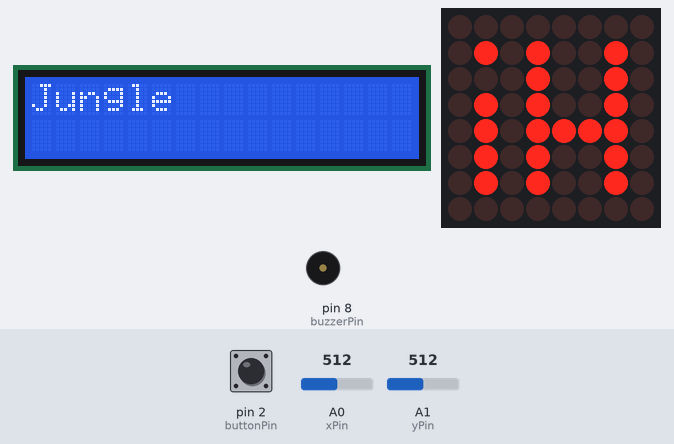
Bench run of a sketch on a simulated Arduino Uno, built with avr-gcc and run on an emulated ATmega328P. Parts: 16×2 character LCD, 8×8 LED matrix, buzzer (waves = sounding). The test bench sets the inputs (shaded band); at power-on: A1 (yPin) = 512, pin 2 (buttonPin) HIGH, A0 (xPin) = 512. Random numbers use the default seed unless the sketch sets one; what the sketch prints to the serial monitor is not drawn.

Above: at 3.3 s.
3.4 s: A1 (yPin) set to 910
At 3.45 s:
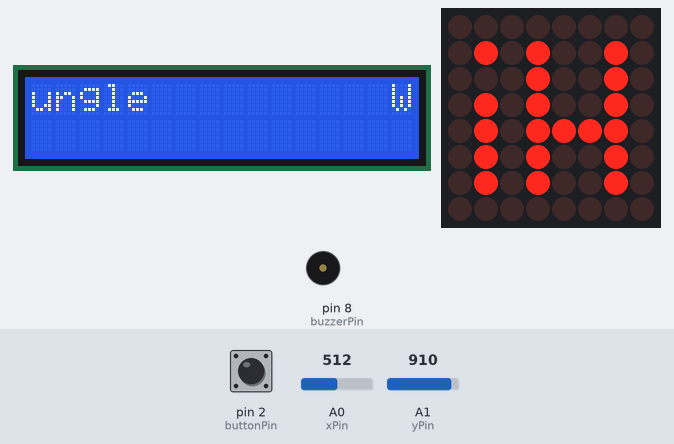
5.6 s: A1 (yPin) set to 886
7.7 s: A1 (yPin) set to 1023
At 11.85 s:
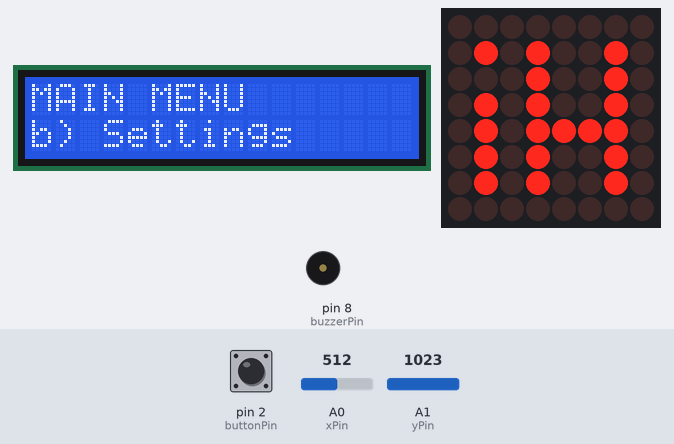
13.8 s: pin 2 (buttonPin) pulled LOW for 0.15 s
15.4 s: pin 2 (buttonPin) pulled LOW for 1 s
At 15.9 s:
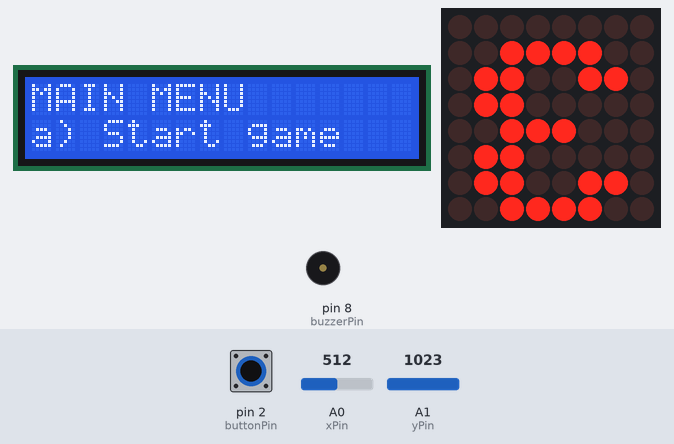
19.4 s: pin 2 (buttonPin) pulled LOW for 3.2 s
At 27.7 s:
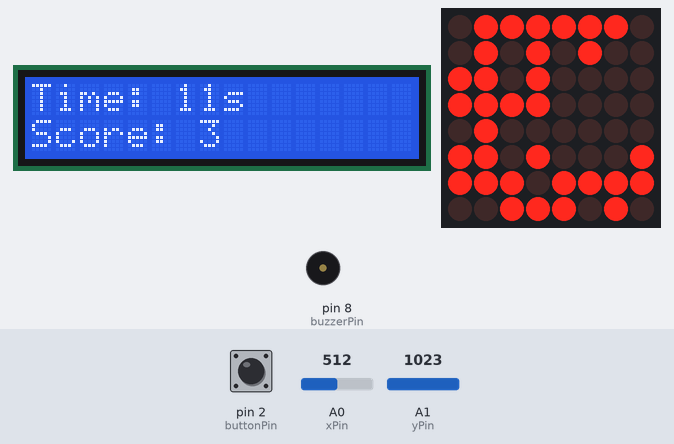
Timing chart, 0 to 27.9 s (numbered marks = the images above; inputs shaded):
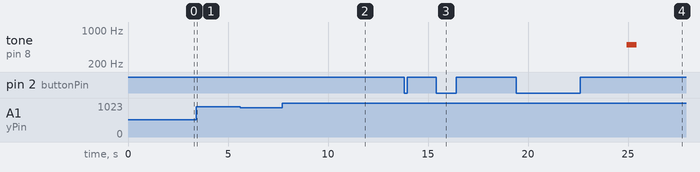

Measured:
- after the input at 19.4 s, tone on pin 8 (buzzerPin): silent → 500 Hz after 5.5 s, → silent 0.50 s later
- what the display in image 4 shows lasts 0.5 s, from 27.4 s to 27.9 s

The sketch:

homework_7.ino
```cpp
#include <LedControl.h>
#include <LiquidCrystal.h>

// Pin configurations for LCD
const byte rs = 9;
const byte en = 8;
const byte d4 = 7;
const byte d5 = 6;
const byte d6 = 5;
const byte d7 = 4;
LiquidCrystal lcd(rs, en, d4, d5, d6, d7);

// Pin configurations for components
const int buzzerPin = 8;
const int boomFrequency = 500;

// LED Matrix pin configuration
const int DIN_PIN = 12;
const int CLK_PIN = 11;
const int CS_PIN = 10;
LedControl lc = LedControl(DIN_PIN, CLK_PIN, CS_PIN, 1);

const int BOMB_LED_PIN = 8;
const int JOYSTICK_DEADZONE = 50;
const int MOVE_INTERVAL = 300;
const int BOMB_INTERVAL = 3000;
unsigned long lastMoveTime = 0;
unsigned long bombLastPlacedTime = 0;

const int MATRIX_SIZE = 8;

// Joystick and button pins
const int xPin = A0;
const int yPin = A1;
const int buttonPin = 2;

// Initial player position
int playerX = MATRIX_SIZE / 2;
int playerY = MATRIX_SIZE / 2;

// Matrix to represent walls
bool walls[MATRIX_SIZE][MATRIX_SIZE];
bool wallsGenerated = false; // Flag to check if walls have been generated
bool displayHiFlag = true;   // Flag to display a greeting message
unsigned long previousMillis = 0;
const long interval = 200;

// Bomb-related variables
bool bombPlaced = false;
bool detonateFlag = false;
int bombX, bombY;

bool flagBomb = false;

unsigned long bombPreviousMillis = 0;
const long bombInterval = 100;
int score = 0;

bool displayWelcome = true;

unsigned long timerGame;

bool displayFlagMenu = false;
int menuState = 0; // 0 - Main Menu, 1 - Settings Menu, 2 - About Menu
char selectedOption;

int currentMessageIndex = 0;

bool hiDisplayed = false;
bool buttonPressed = false;
bool gameStarted = false;
bool hiFlag = false;

unsigned long gameStartTime;

const char messages[][20] = {
  "BOMBERMAN"
};

bool displayAboutMenu = false;
const char* githubUsername = "tinutzaa";
const char* fullName = "Tina";

bool displaySettings = false;

int lcdBrightness = 128; // Initial LCD brightness value
int matrixBrightness = 8; // Initial matrix brightness value
int subMenuState = 0;

void setup() {
  Serial.begin(9600);

  // LED Matrix setup
  lc.shutdown(0, false);
  lc.setIntensity(0, 8);
  lc.clearDisplay(0);

  lcd.begin(16, 2);
  pinMode(3, OUTPUT); // Contrast pin for LCD
  analogWrite(3, 128);

  // Component pins setup
  pinMode(buzzerPin, OUTPUT);
  pinMode(buttonPin, INPUT);
  digitalWrite(buttonPin, HIGH);
  pinMode(BOMB_LED_PIN, OUTPUT);

  // Random seed based on analog input
  randomSeed(analogRead(A2));

  // Generate initial walls
  generateRandomWalls();

  // Record game start time
  gameStartTime = millis();
  analogWrite(3, 128);
}


void loop() {
  if (displayWelcome) {
    // Display welcome messages and initiate menu
    displayHi();
    readJoystickMenu();
    displayScrollingMessage();
    displayFlagMenu = true;
    displayWelcome = false;
    hiDisplayed = false;
  } else if (displayFlagMenu) {
    // Display menu and read joystick input
    displayMenu();
    readJoystickMenu();
  } else {
    // Check if the joystick button is pressed to start the game
    if (digitalRead(buttonPin) == LOW && !wallsGenerated && !buttonPressed) {
      // Initialize game logic and countdown
      displayCountdown(3);
      generateRandomWalls();
      wallsGenerated = true;
      displayHiFlag = false;
      score = 0;
      bombPlaced = false;
      detonateFlag = false;
      gameStartTime = millis();
      buttonPressed = true;
    }

    if (!gameStarted) {
      // Display countdown and update game start flag
      for (int count = 3; count >= 0; count--) {
        displayCountdown(count);
        delay(1000);
      }
      gameStarted = true;
    }

    // Update and display game details
    displayGameDetails();

    // Check for joystick movement to move the player
    int xValue = analogRead(xPin);
    int yValue = analogRead(yPin);

    if (abs(xValue - 512) > JOYSTICK_DEADZONE || abs(yValue - 512) > JOYSTICK_DEADZONE) {
      // Move the player if enough time has passed or a bomb is placed
      if (millis() - lastMoveTime >= MOVE_INTERVAL || bombPlaced) {
        updatePlayerPosition(xValue, yValue);
        lastMoveTime = millis();
      }
    }

    // Check if the joystick button is pressed to place a bomb
    if (digitalRead(buttonPin) == LOW && wallsGenerated) {
      if (!bombPlaced && flagBomb) {
        placeBomb();
      }
    } else {
      // Check if it's time to detonate the bomb
      if (bombPlaced && detonateFlag && millis() - bombLastPlacedTime > BOMB_INTERVAL && wallsGenerated) {
        detonateBomb();
        updateScore();
        handleButtonPress();
      }
    }

    // Display walls, player, and bomb state
    displayWalls();
    displayBlinkingPlayer();
    displayBlinkingBomb();

    // Check for reset condition (no more walls)
    if (noWallsLeft()) {
      wallsGenerated = false;
      bombPlaced = false;
      detonateFlag = false;
    }
  }
}

void adjustLcdBrightness(int value) {
  lcdBrightness = constrain(value, 0, 255);
  analogWrite(3, lcdBrightness);
}

void adjustMatrixBrightness(int value) {
  matrixBrightness = constrain(value, 0, 15);
  lc.setIntensity(0, matrixBrightness);
}

void displayMessage() {
  // Clear the LCD screen and set the cursor to the top-left position
  lcd.clear();
  lcd.setCursor(0, 0);

  // Print the current message to the LCD
  lcd.print(messages[currentMessageIndex]);

  // Enable autoscroll to display long messages on a single line
  lcd.autoscroll();

  // Stop autoscroll after a delay to allow reading the message
  delay(1000);
  lcd.noAutoscroll();

  // Stop displaying messages after the last message
  if (currentMessageIndex < sizeof(messages) / sizeof(messages[0]) - 1) {
    // Move to the next message index if there are more messages
    currentMessageIndex++;
  } else {
    // Set flags to control the flow (welcome done, flag menu displayed)
    displayWelcome = false;
    displayFlagMenu = true;
    displayHiFlag = false;
  }
}

void displayScrollingMessage() {

  const char *message = "Welcome to the Jungle          ";
  int lcdWidth = 16;  // Number of characters displayed per line on the LCD
  int messageLength = strlen(message);

  // Iterate through the message and scroll it on the LCD
  for (int i = 0; i < messageLength + lcdWidth; ++i) {
    lcd.clear();
    lcd.setCursor(0, 0);

    // Display a portion of the message based on the current iteration
    for (int j = 0; j < lcdWidth; ++j) {
      int index = (i + j) % messageLength;
      lcd.write(message[index]);
    }

    delay(200);  // Wait for 200 milliseconds between each movement
  }

  delay(1000);  // Wait for 1 second after scrolling
  displayMessage();  // Move to the next step: displaying messages
}


void displaySettingsMenu() {
  lcd.clear();
  lcd.setCursor(0, 0);
  lcd.print("SETTINGS");
  switch (subMenuState) {
    case 0:
      lcd.setCursor(0, 1);
      lcd.print("a) LCD Brightness");
      break;
    case 1:
      lcd.setCursor(0, 1);
      lcd.print("b) Matrix Brightness");
      break;
  }
}


void displayMenu() {
  //lcd.clear();
  switch (menuState) {
    case 0:
      lcd.setCursor(0, 0);
      lcd.print("MAIN MENU");
      lcd.setCursor(0, 1);
      lcd.print("a) Start game");
      break;
    case 1:
      lcd.clear();
      lcd.setCursor(0, 0);
      lcd.print("MAIN MENU");
      lcd.setCursor(0, 1);
      lcd.print("b) Settings");
      break;
    case 2:
      lcd.clear();
      lcd.setCursor(0, 0);
      lcd.print("MAIN MENU");
      lcd.setCursor(0, 1);
      lcd.print("c) About");
      if (displayAboutMenu) {
        // Submenu "About"
        lcd.clear();
        lcd.setCursor(0, 0);
        lcd.print("GitHub: ");
        lcd.print(githubUsername);
        lcd.setCursor(0, 1);
        lcd.print("Name: ");
        lcd.print(fullName);
      }
      break;
  }
}

/*void adjustLcdBrightness(int value) {
  lcdBrightness = constrain(value, 0, 255);
  analogWrite(3, lcdBrightness);
}

void adjustMatrixBrightness(int value) {
  matrixBrightness = constrain(value, 0, 15);
  lc.setIntensity(0, matrixBrightness);
}
*/
void readJoystickMenu() {
  int joystickX = analogRead(xPin);  // Read analog value from the joystick's X axis
  int joystickY = analogRead(yPin);  // Analog read for Y axis

  // Check joystick movement on the Y axis
  if (joystickY < 100) {
    // Move up in the menu
    if (displayAboutMenu) {
      displayAboutMenu = false;
    } else {
      menuState = (menuState - 1 + 3) % 3;
      displayMenu();
      delay(300);
    }
  } else if (joystickY > 900) {
    // Move down in the menu
    if (displayAboutMenu) {
      displayAboutMenu = false;
    } else {
      menuState = (menuState + 1) % 3;
      displayMenu();
      delay(300);
    }
  }

  // Check joystick button press
  if (digitalRead(buttonPin) == LOW) {
    // Handle button press based on the current menu state
    if (menuState == 0 && !displayAboutMenu) {
      displayFlagMenu = false;
      wallsGenerated = false;
      gameStartTime = millis();
    } else if (menuState == 1 && !displayAboutMenu) {
      if (subMenuState == 0 || subMenuState == 1) {
        // "LCD Brightness" or "Matrix Brightness" submenu is selected
        displaySettings = true;
        displaySettingsMenu();
      }
    } else if (menuState == 2 && !displayAboutMenu) {
      displayAboutMenu = true;
    } else if (displayAboutMenu) {
      displayAboutMenu = false;
    }
  }

  // Check if the settings menu is being displayed
  if (displaySettingsMenu) {
    int joystickX = analogRead(xPin);  // Read analog value from the joystick's X axis

    // Adjust settings based on joystick movement on the X axis
    if (joystickX < 100) {
      if (subMenuState == 0) {
        // "LCD Brightness" submenu is selected
        adjustLcdBrightness(lcdBrightness + 10);
      } else if (subMenuState == 1) {
        // "Matrix Brightness" submenu is selected
        adjustMatrixBrightness(matrixBrightness + 1);
      }
      delay(300);
    } else if (joystickX > 900) {
      if (subMenuState == 0) {
        // "LCD Brightness" submenu is selected
        adjustLcdBrightness(lcdBrightness - 10);
      } else if (subMenuState == 1) {
        // "Matrix Brightness" submenu is selected
        adjustMatrixBrightness(matrixBrightness - 1);
      }
      delay(300);
    }
  }
}


void displayCountdown(int count) {
  hiFlag = true;
  const uint64_t countdownImage[] = {
    0x0000000000000000,
    //
    0x0018181c1818187e, // 1
    0x003c6660300c067e, // 2
    0x003c66603860663c, // 3
  };

  if (count >= 0 && count <= 3) {
    displayImage(countdownImage[count]);
    delay(500);
    lc.clearDisplay(0);
  }
}


void handleButtonPress() {
  // Show to the display the countdown images and make decisions
  if (digitalRead(buttonPin) == LOW && !wallsGenerated ) {
    for (int count = 3; count >= 0; count--) {
      displayCountdown(count);
    }
    wallsGenerated = true;
  }
}

void displayGameDetails() {
  unsigned long elapsedTime = millis() - gameStartTime;
  int seconds = elapsedTime / 1000;

  lcd.clear();
  lcd.setCursor(0, 0);
  lcd.print("Time: ");
  lcd.print(seconds);
  lcd.print("s");
  lcd.setCursor(0, 1);
  lcd.print("Score: ");
  lcd.print(score);
}


// Function to check if the player is surrounded by walls
bool isPlayerSurrounded(int x, int y) {
  if ((x > 0 && walls[y][x - 1]) || (x < MATRIX_SIZE - 1 && walls[y][x + 1]) ||
      (y > 0 && walls[y - 1][x]) || (y < MATRIX_SIZE - 1 && walls[y + 1][x])) {
    return true;
  }
  return false;
}

// Function to play a sound when a bomb detonates
void playBoomSound() {
  tone(buzzerPin, boomFrequency, 1000);
  delay(500);
  noTone(buzzerPin);
}

// Function to generate random walls
void generateRandomWalls() {
  for (int i = 0; i < MATRIX_SIZE; i++) {
    for (int j = 0; j < MATRIX_SIZE; j++) {
      walls[i][j] = random(2) == 0;
    }
  }

  do{
  playerX = random(MATRIX_SIZE);
  playerY = random(MATRIX_SIZE);
  }while(walls[playerY][playerX] || isPlayerSurrounded(playerX, playerY));
  gameStartTime = millis();
}

// Function to display walls on the LED Matrix
void displayWalls() {
  for (int i = 0; i < MATRIX_SIZE; i++) {
    for (int j = 0; j < MATRIX_SIZE; j++) {
      if (walls[i][j]) {
        lc.setLed(0, i, j, true);
      }
    }
  }
}

// Function to display blinking player on the LED Matrix
void displayBlinkingPlayer() {
  unsigned long currentMillis = millis();
  static bool playerLEDState = false;

  if (currentMillis - previousMillis >= interval) {
    previousMillis = currentMillis;
    playerLEDState = !playerLEDState;

    lc.setLed(0, playerY, playerX, playerLEDState);
  }
}

// Function to display blinking bomb on the LED Matrix
void displayBlinkingBomb() {
  unsigned long currentMillis = millis();
  static bool bombLEDState = false;

  if (bombPlaced && detonateFlag) {
    if (currentMillis - bombPreviousMillis >= bombInterval) {
      bombPreviousMillis = currentMillis;
      bombLEDState = !bombLEDState;

      lc.setLed(0, bombY, bombX, bombLEDState);
    }
  }
}

// Function to update player position based on joystick input
void updatePlayerPosition(int xValue, int yValue) {
  int deltaX = xValue - 512;
  int deltaY = yValue - 512;

  int previousX = playerX;
  int previousY = playerY;

  lc.setLed(0, previousY, previousX, false);

  unsigned long currentMillis = millis();

  if (currentMillis - lastMoveTime >= MOVE_INTERVAL) {
    if (abs(deltaX) > JOYSTICK_DEADZONE) {
      if (deltaX > 0 && playerX < MATRIX_SIZE - 1 && !walls[playerY][playerX + 1]) {
        playerX++;
      } else if (deltaX < 0 && playerX > 0 && !walls[playerY][playerX - 1]) {
        playerX--;
      }
    }

    if (abs(deltaY) > JOYSTICK_DEADZONE) {
      if (deltaY > 0 && playerY < MATRIX_SIZE - 1 && !walls[playerY + 1][playerX]) {
        playerY++;
      } else if (deltaY < 0 && playerY > 0 && !walls[playerY - 1][playerX]) {
        playerY--;
      }

      if (playerX != previousX || playerY != previousY) {
        lc.setLed(0, playerY, playerX, true);
        flagBomb = true;
      }

      lastMoveTime = currentMillis;
    }
  }
}

// Function to check if there are no walls left
bool noWallsLeft() {
  for (int i = 0; i < MATRIX_SIZE; i++) {
    for (int j = 0; j < MATRIX_SIZE; j++) {
      if (walls[i][j]) {
        return false;
      }
    }
  }
  return true;
}

// Function to place a bomb
void placeBomb() {
  if (!bombPlaced) {
    bombX = playerX;
    bombY = playerY;
    bombPlaced = true;
    detonateFlag = true;
    digitalWrite(BOMB_LED_PIN, HIGH);
    bombLastPlacedTime = millis();
  }
}

// Function to detonate a bomb and eliminate nearby walls
void detonateBomb() {
  if (bombPlaced) {
    eliminateFirstWallInDirection(bombX, bombY, 1, 0);
    eliminateFirstWallInDirection(bombX, bombY, -1, 0);
    eliminateFirstWallInDirection(bombX, bombY, 0, 1);
    eliminateFirstWallInDirection(bombX, bombY, 0, -1);

    lc.setLed(0, bombY, bombX, false);
    digitalWrite(BOMB_LED_PIN, LOW);
    bombPlaced = false;
    detonateFlag = false;
    playBoomSound();

    score += (millis() - bombLastPlacedTime) / 1000;
  }
}

// Function to eliminate the first wall in a given direction
void eliminateFirstWallInDirection(int startX, int startY, int dirX, int dirY) {
  for (int x = startX + dirX, y = startY + dirY;
       x >= 0 && x < MATRIX_SIZE && y >= 0 && y < MATRIX_SIZE;
       x += dirX, y += dirY) {
    if (walls[y][x]) {
      walls[y][x] = false;
      lc.setLed(0, y, x, false);
      break;
    }
  }
}

void displayImage(uint64_t image) {
  for (int i = 0; i < 8; i++) {
    byte rowData = (image >> (i * 8)) & 0xFF;
    lc.setRow(0,7- i, rowData);
  }
}

// Function to display a greeting message
void displayHi() {
  const uint64_t HI_IMAGE = 0x005212525e525200;

  unsigned long currentMillis = millis();
  if (millis() - currentMillis < interval && !hiDisplayed) {
    displayImage(HI_IMAGE);
    if(hiFlag)
      lc.clearDisplay(0);
    hiDisplayed = true;
  }
}


// Function to update and display the score
void updateScore() {
  Serial.print("Score: ");
  Serial.println(score);
}
```
